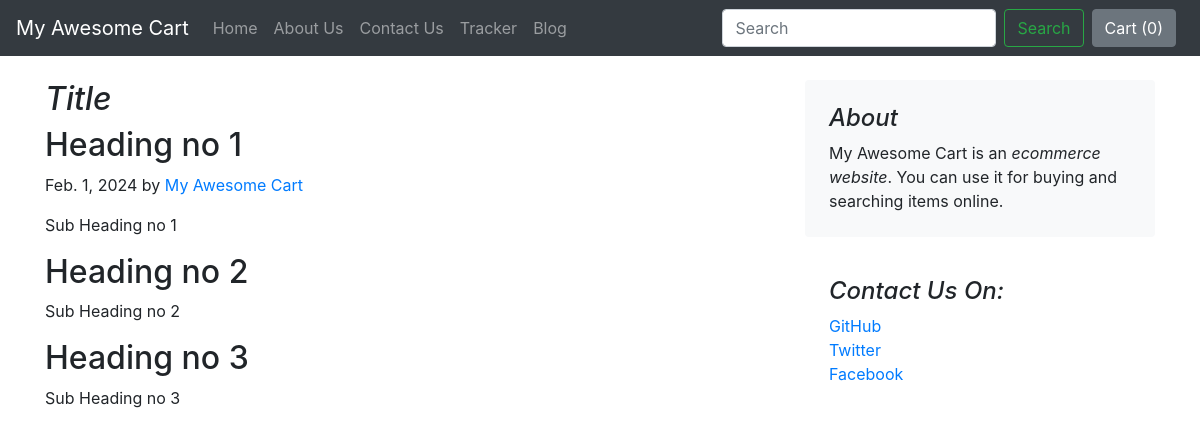
The page /blog/blogpost/1 on the database its author committed.
### blog/models.py (models this page shows, shortened)
class Blogpost(models.Model):
    post_id = models.AutoField(primary_key= True)
    title = models.CharField(max_length=50)
    head0 = models.CharField(max_length=500, default="")
    chead0 = models.CharField(max_length=5000, default="")
    head1 = models.CharField(max_length=500, default="")
    chead1 = models.CharField(max_length=5000, default="")
    head2 = models.CharField(max_length=500, default="")
    chead2 = models.CharField(max_length=5000, default="")
    pub_date = models.DateField()
    thumbnail = models.ImageField(upload_to='blogs/images', default="")

### blog/views.py (the view)
# urls.py: path("blogpost/<int:id>",views.BlogPost , name = "blogpost"),
def BlogPost(request,id):
    post = Blogpost.objects.filter(post_id = id)[0]
    return render(request,'blog/blogpost.html',{'post': post})

### blog/templates/blog/blogpost.html (shortened to what this page needs)
{%extends 'blog/basic.html'%}
{% block body%}
<div class="container">
    <div class="row mt-4">
        <div class="col-md-8 blog-main">
            <h2 class=" font-italic">
                {{post.title}}
            </h2>
            <div class="blog-post">
                <h2 class="blog-post-title">{{post.head0}}</h2>
                <p class="blog-post-meta">{{post.pub_date}} by <a href="/AqeelShop/">My Awesome Cart</a></p>
                <p>{{post.chead0}}</p>
                <h2>{{post.head1}}</h2>
                <p> {{post.chead1}}</p>
                <h2>{{post.head2}}</h2>
                <p>{{post.chead2}}</p>
            </div>
        </div>
        <aside class="col-md-4 blog-sidebar">
            <div class="p-4 mb-3 bg-light rounded">
                <h4 class="font-italic">About</h4>
                <p class="mb-0">My Awesome Cart is an <em>ecommerce website</em>. You can use it for buying and
                    searching items online. </p>
            </div>
            <div class="p-4">
                <h4 class="font-italic">Contact Us On: </h4>
                <ol class="list-unstyled">
                    <li><a href="#">GitHub</a></li>
                    <li><a href="#">Twitter</a></li>
                    <li><a href="#">Facebook</a></li>
                </ol>
            </div>
        </aside>
    </div>
</div>
{% endblock %}

### rows shown on the page
Blogpost: title "Title", head0 "Heading no 1", pub_date "Feb. 1, 2024", chead0 "Sub Heading no 1", head1 "Heading no 2", chead1 "Sub Heading no 2", head2 "Heading no 3", chead2 "Sub Heading no 3"
